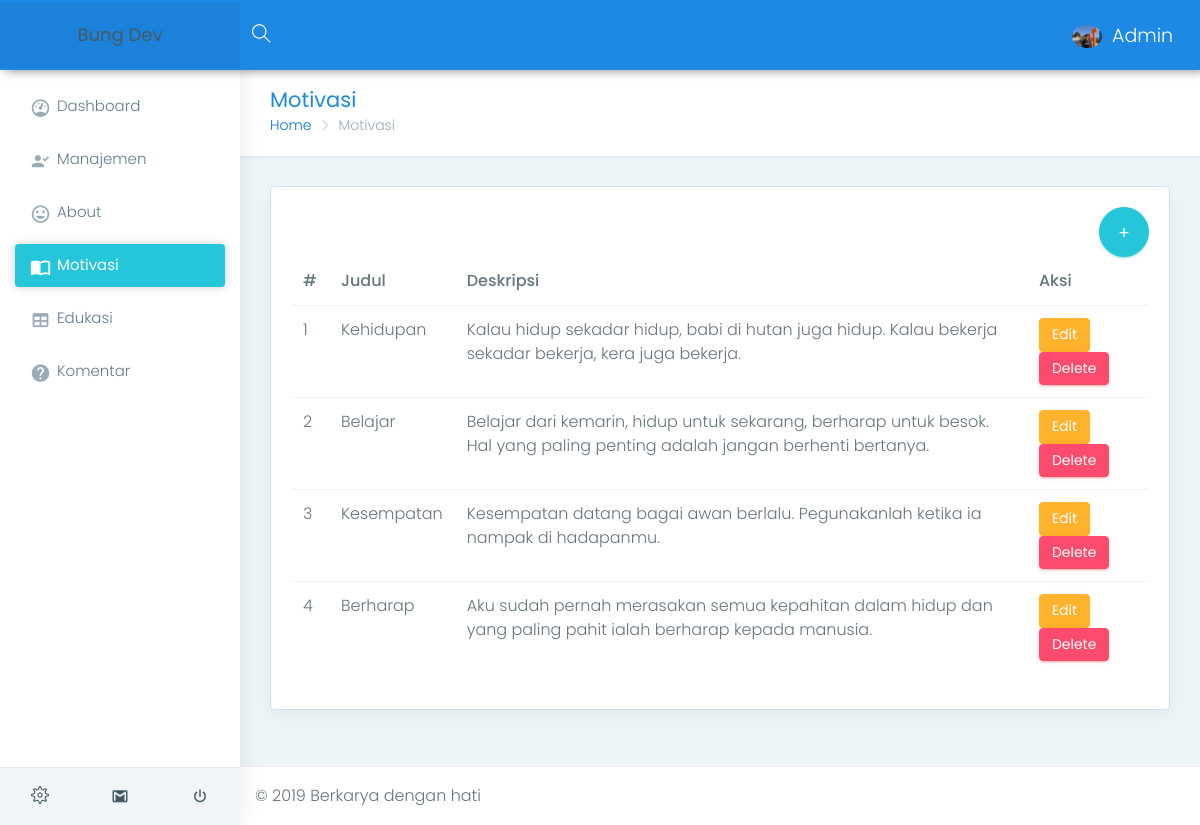
/dashboard/html/motivasi.php (signed in), run on the app's committed database.
### tables this page shows
CREATE TABLE `motivation` (
  `id` int(11) NOT NULL,
  `title` varchar(30) NOT NULL,
  `deskription` text NOT NULL,
  `user_id` int(11) NOT NULL
);

### dashboard/function_dashboard/data_dash.php (called while the page is built, shortened)
<?php
function motivasi()
{
  $query  = "SELECT * FROM motivation ORDER BY id DESC";
  return run_result($query);
}
function run_result($result)
{
  global $link;
  return mysqli_query($link, $result);
}

### dashboard/html/motivasi.php (the view, shortened to what this page needs)
<?php
$result = motivasi();
?>
<?php require_once('../views/_header.php') ?>
<div class="page-wrapper">
    <div class="container-fluid">
        <div class="row page-titles">
            <div class="col-md-5 col-8 align-self-center">
                <h3 class="text-themecolor m-b-0 m-t-0">Motivasi</h3>
                <ol class="breadcrumb">
                    <li class="breadcrumb-item"><a href="javascript:void(0)">Home</a></li>
                    <li class="breadcrumb-item active">Motivasi</li>
                </ol>
            </div>
        </div>
        <div class="row">
            <div class="col-lg-12">
                <div class="card">
                    <div class="card-block">
                        <div class="table-responsive">
                            <table class="table table table-hover">
                                <thead>
                                    <tr>
                                        <th>#</th>
                                        <th>Judul</th>
                                        <th>Deskripsi</th>
                                        <th>Aksi</th>
                                    </tr>
                                    <h2 class="add-ct-btn"><button type="button" data-toggle="modal" data-target="#exampleModal" class="btn btn-circle btn-lg btn-success waves-effect waves-dark float-right">+</button></h2>
                                </thead>
                                <tbody>
                                    <?php $i = 1 ?>
                                    <?php while ($data = mysqli_fetch_assoc($result)) { ?>
                                        <tr>
                                            <td><?= $i ?></td>
                                            <td><?= $data['title'] ?></td>
                                            <td><?= $data['deskription'] ?></td>
                                            <td>
                                                <a class="btn btn-warning" href="editMotivasi.php?id=<?= $data['id'] ?>">Edit</a>
                                                <a class="btn btn-danger" href="deleteMotivasi.php?id=<?= $data['id'] ?>">Delete</a>
                                            </td>
                                        </tr>
                                        <?php $i++ ?>
                                    <?php } ?>
                                </tbody>
                            </table>
                        </div>
                    </div>
                </div>
            </div>
        </div>
    </div>
</div>
<?php require_once('../views/_footer.php') ?>

### dashboard/views/_header.php (shortened to what this page needs)
<!DOCTYPE html>
<html lang="en">
<head>
  <link href="../assets/plugins/bootstrap/css/bootstrap.min.css" rel="stylesheet">
  <link href="../assets/plugins/chartist-js/dist/chartist.min.css" rel="stylesheet">
  <link href="../assets/plugins/chartist-js/dist/chartist-init.css" rel="stylesheet">
  <link href="../assets/plugins/chartist-plugin-tooltip-master/dist/chartist-plugin-tooltip.css" rel="stylesheet">
  <link href="../assets/plugins/c3-master/c3.min.css" rel="stylesheet">
  <link href="css/style.css" rel="stylesheet">
  <link href="css/colors/blue.css" id="theme" rel="stylesheet">
</head>
<body class="fix-header fix-sidebar card-no-border">
  <div id="main-wrapper">
    <header class="topbar">
      <nav class="navbar top-navbar navbar-toggleable-sm navbar-light">
        <div class="navbar-header">
          <a class="navbar-brand" href="#">
            <h4>Bung Dev</h4>
          </a>
        </div>
        <div class="navbar-collapse">
          <ul class="navbar-nav mr-auto mt-md-0">
            <li class="nav-item hidden-sm-down search-box"> <a class="nav-link hidden-sm-down text-muted waves-effect waves-dark" href="javascript:void(0)"><i class="ti-search"></i></a>
            </li>
          </ul>
          <ul class="navbar-nav my-lg-0">
            <li class="nav-item dropdown">
              <a class="nav-link dropdown-toggle text-muted waves-effect waves-dark" href="" data-toggle="dropdown" aria-haspopup="true" aria-expanded="false"><img src="../assets/images/users/1.jpeg" alt="user" class="profile-pic m-r-10" />Admin</a>
            </li>
          </ul>
        </div>
      </nav>
    </header>
    <aside class="left-sidebar">
      <div class="scroll-sidebar">
        <nav class="sidebar-nav">
          <ul id="sidebarnav">
            <li> <a class="waves-effect waves-dark" href="dashboard.php" aria-expanded="false"><i class="mdi mdi-gauge"></i><span class="hide-menu">Dashboard</span></a>
            </li>
            <li> <a class="waves-effect waves-dark" href="manajemen.php" aria-expanded="false"><i class="mdi mdi-account-check"></i><span class="hide-menu">Manajemen</span></a>
            </li>
            <li> <a class="waves-effect waves-dark" href="about.php" aria-expanded="false"><i class="mdi mdi-emoticon"></i><span class="hide-menu">About</span></a>
            </li>
            <li> <a class="waves-effect waves-dark" href="motivasi.php" aria-expanded="false"><i class="mdi mdi-book-open-variant"></i><span class="hide-menu">Motivasi</span></a>
            </li>
            <li> <a class="waves-effect waves-dark" href="edukasi.php" aria-expanded="false"><i class="mdi mdi-table"></i><span class="hide-menu">Edukasi</span></a>
            </li>
            <li> <a class="waves-effect waves-dark" href="komentar.php" aria-expanded="false"><i class="mdi mdi-help-circle"></i><span class="hide-menu">Komentar</span></a>
            </li>
          </ul>
        </nav>
      </div>
      <div class="sidebar-footer">
        <a href="" class="link" data-toggle="tooltip" title="Settings"><i class="ti-settings"></i></a>
        <a href="" class="link" data-toggle="tooltip" title="Email"><i class="mdi mdi-gmail"></i></a>
        <a href="logout.php" class="link" data-toggle="tooltip" title="Logout"><i class="mdi mdi-power"></i></a> </div>
    </aside>

### dashboard/views/_footer.php (shortened to what this page needs)
<footer class="footer"> © 2019 Berkarya dengan hati</footer>
</div>
</body>
</html>

### dashboard/html/css/colors/blue.css (style rules this page uses)
.topbar { background: #1e88e5; }
.topbar .navbar-header { background: rgba(0, 0, 0, 0.05); }
.topbar .navbar-light .navbar-nav .nav-item > a.nav-link { color: #ffffff !important; }
.text-themecolor { color: #1e88e5 !important; }
.sidebar-nav { background: #fff; }
.sidebar-nav ul li a { color: #607d8b; }
.sidebar-nav ul li a.active, .sidebar-nav ul li a:hover { color: #26c6da; }
.sidebar-nav ul li a.active { color: #263238; }
.sidebar-nav > ul > li.active > a, .sidebar-nav > ul > li.active:hover > a { color: #ffffff; background: #26c6da; }
.sidebar-nav > ul > li.active > a i, .sidebar-nav > ul > li.active:hover > a i { color: #ffffff; }
.sidebar-nav > ul > li.active > a:after, .sidebar-nav > ul > li.active:hover > a:after { border-color: #ffffff; }
.sidebar-nav > ul > li > a.active i, .sidebar-nav > ul > li > a:hover i { color: #26c6da; }
.sidebar-nav > ul > li > a i { color: #99abb4; }
.sidebar-nav > ul > li > a.active { font-weight: 400; background: #ffffff; color: #1e88e5; }
.card-no-border .sidebar-nav > ul > li > a.active { color: #ffffff; background: #26c6da; }
.card-no-border .sidebar-nav > ul > li > a.active i { color: #ffffff; }
.card-no-border .sidebar-nav > ul > li > a.active:after { border-color: #ffffff; }

### data on the page
motivation: title "Kehidupan", deskription "Kalau hidup sekadar hidup, babi di hutan juga hidup. Kalau bekerja sekadar bekerja, kera juga bekerja."
motivation: title "Belajar", deskription "Belajar dari kemarin, hidup untuk sekarang, berharap untuk besok. Hal yang paling penting adalah jangan berhenti bertanya."
motivation: title "Kesempatan", deskription "Kesempatan datang bagai awan berlalu. Pegunakanlah ketika ia nampak di hadapanmu."
motivation: title "Berharap", deskription "Aku sudah pernah merasakan semua kepahitan dalam hidup dan yang paling pahit ialah berharap kepada manusia."
